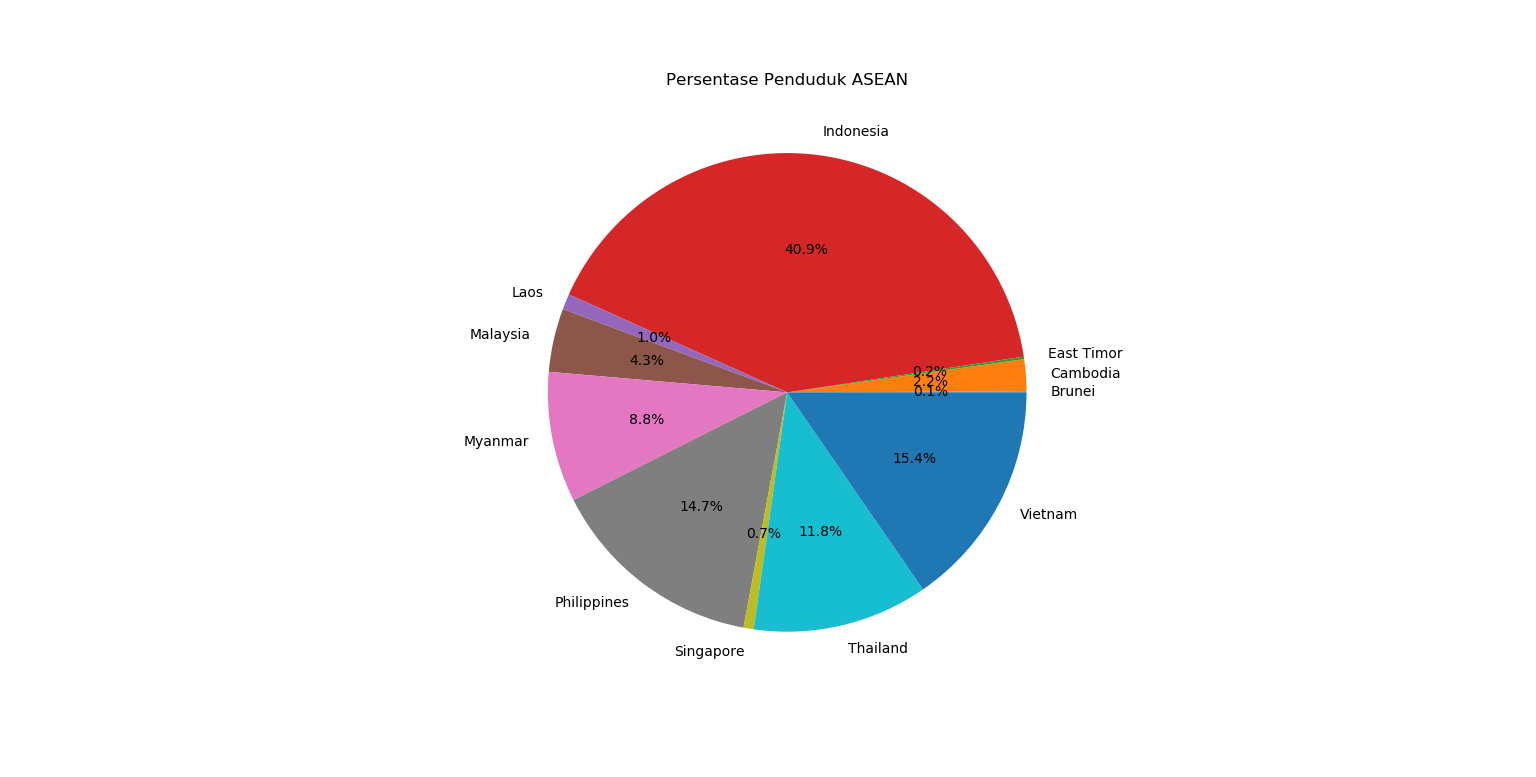

Python code for this plot:
import mysql.connector
import pandas as pd
import matplotlib.pyplot as plt
import numpy as np

# connect to mysql
mydb = mysql.connector.connect(
    host = 'localhost',
    user = 'Matthew',
    password = 'Matthew1998',
    database = 'world'
)

# read the data
df = pd.read_sql('select country.Name, country.Population from country where country.Region = "Southeast Asia" order by Name asc', con = mydb)
print(df)

plt.figure('Ini grafik nomor 2', figsize=(10, 5))
plt.subplot(111) 

plt.pie(df.Population, labels=df.Name, autopct='%.1f%%')
plt.title('Persentase Penduduk ASEAN')
plt.show()
